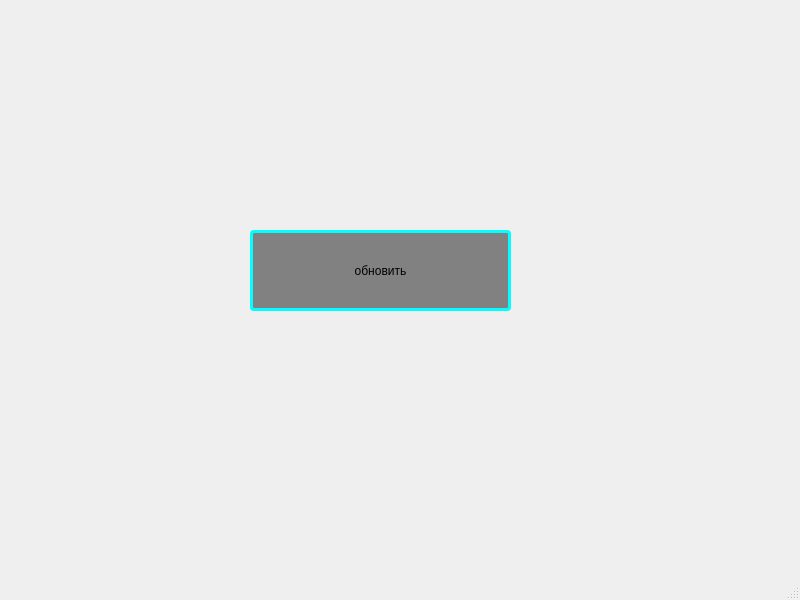
<?xml version="1.0" encoding="UTF-8"?>
<ui version="4.0">
 <class>MainWindow</class>
 <widget class="QMainWindow" name="MainWindow">
  <property name="geometry">
   <rect>
    <x>0</x>
    <y>0</y>
    <width>800</width>
    <height>600</height>
   </rect>
  </property>
  <property name="sizePolicy">
   <sizepolicy hsizetype="Fixed" vsizetype="Fixed">
    <horstretch>0</horstretch>
    <verstretch>0</verstretch>
   </sizepolicy>
  </property>
  <property name="windowTitle">
   <string>MainWindow</string>
  </property>
  <property name="styleSheet">
   <string notr="true"/>
  </property>
  <widget class="QWidget" name="centralwidget">
   <widget class="QPushButton" name="pb">
    <property name="geometry">
     <rect>
      <x>250</x>
      <y>230</y>
      <width>261</width>
      <height>81</height>
     </rect>
    </property>
    <property name="styleSheet">
     <string notr="true">border-style: solid;
border-width: 3px;
border-radius: 4px;
border-color: rgb(0, 255, 255);
background-color: rgb(129, 129, 129);
</string>
    </property>
    <property name="text">
     <string>обновить</string>
    </property>
   </widget>
  </widget>
  <widget class="QMenuBar" name="menubar">
   <property name="geometry">
    <rect>
     <x>0</x>
     <y>0</y>
     <width>800</width>
     <height>26</height>
    </rect>
   </property>
  </widget>
  <widget class="QStatusBar" name="statusbar"/>
 </widget>
 <resources/>
 <connections/>
</ui>
